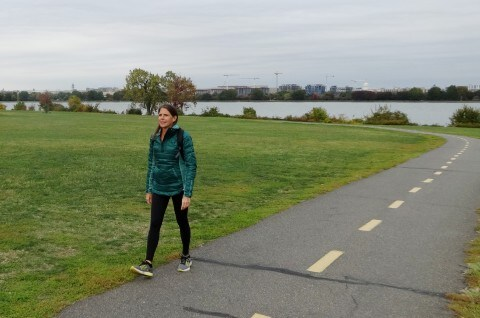
#> input picture images/sample.jpg, 480 x 318 px
$ python RAGs.py
#> lines starting #> are read from the running program, lines starting #| are printed output that depends on the picture
from skimage import io, segmentation
from skimage.future import graph
from matplotlib import pyplot as plt


img = io.imread("images/sample.jpg")
#> img is the input picture: shape (318, 480, 3); mean R, G, B 133.8, 140.1, 118.2
labels = segmentation.slic(img, compactness=30, n_segments=400, start_label=1)
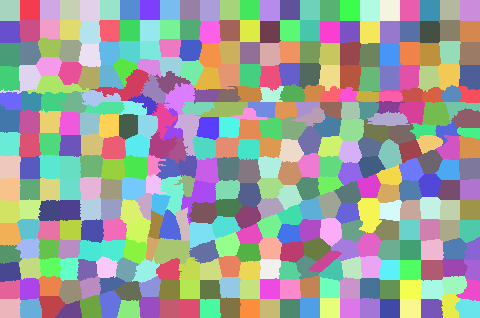
#> labels: shape (318, 480) int64; 374 distinct labels, from 1 to 374; one colour per label, 0 black
g = graph.rag_mean_color(img, labels)

fig, ax = plt.subplots(nrows=2, sharex=True, sharey=True, figsize=(6, 8))

ax[0].set_title('RAG drawn with default settings')
lc = graph.show_rag(labels, g, img, ax=ax[0])
# specify the fraction of the plot area that will be used to draw the colorbar
fig.colorbar(lc, fraction=0.03, ax=ax[0])

ax[1].set_title('RAG drawn with grayscale image and viridis colormap')
lc = graph.show_rag(labels, g, img,
                    img_cmap='gray', edge_cmap='viridis', ax=ax[1])
fig.colorbar(lc, fraction=0.03, ax=ax[1])

for a in ax:
    a.axis('off')

plt.tight_layout()
plt.show()
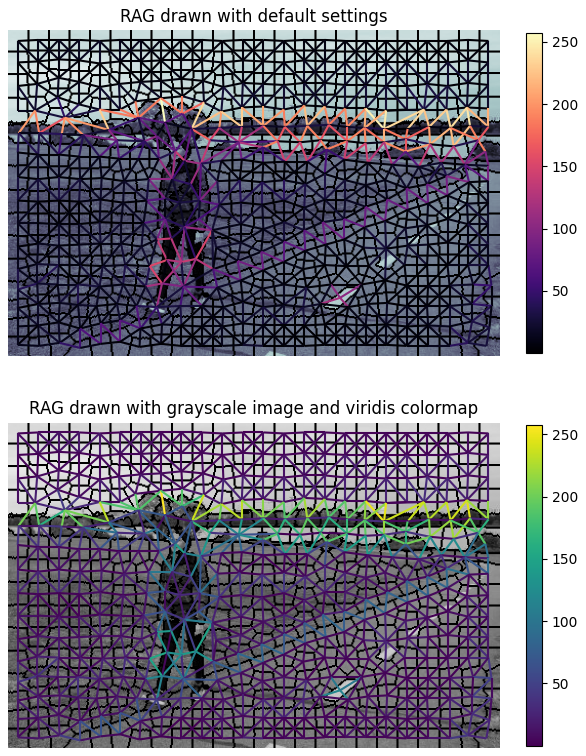
#> figure drawn by matplotlib, 4 panels

$ run again, with images/Leuven1B.jpg copied over images/sample.jpg
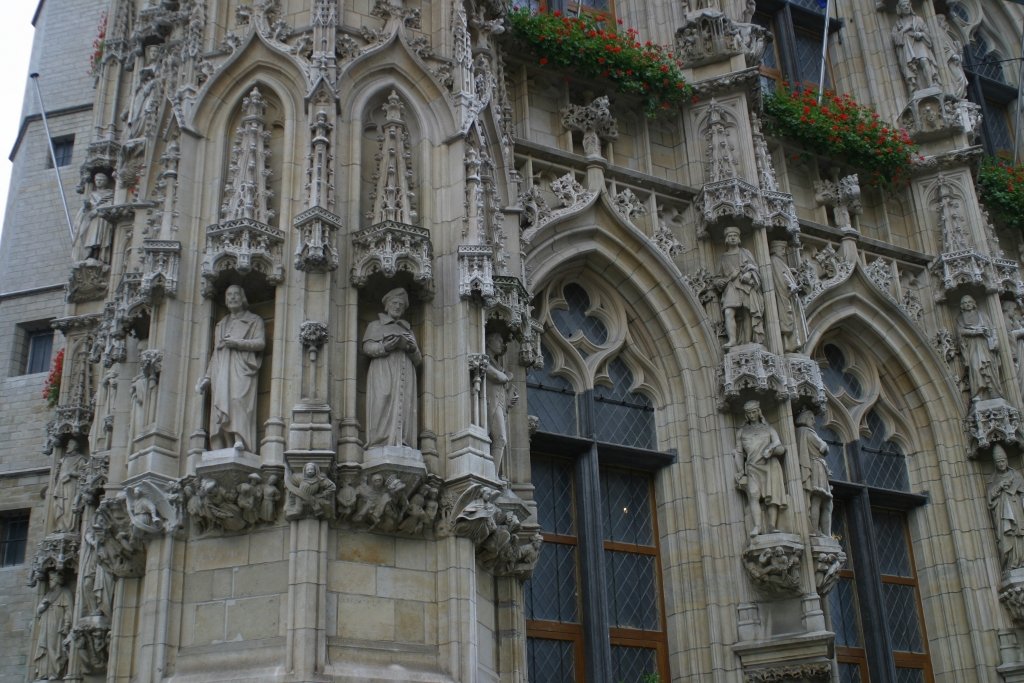
#> input picture images/Leuven1B.jpg, 1024 x 683 px
#> img is the input picture: shape (683, 1024, 3); mean R, G, B 90.9, 92.4, 89.1
#> `labels = segmentation.slic(img, compactness=30, n_segments=400, start_..`:
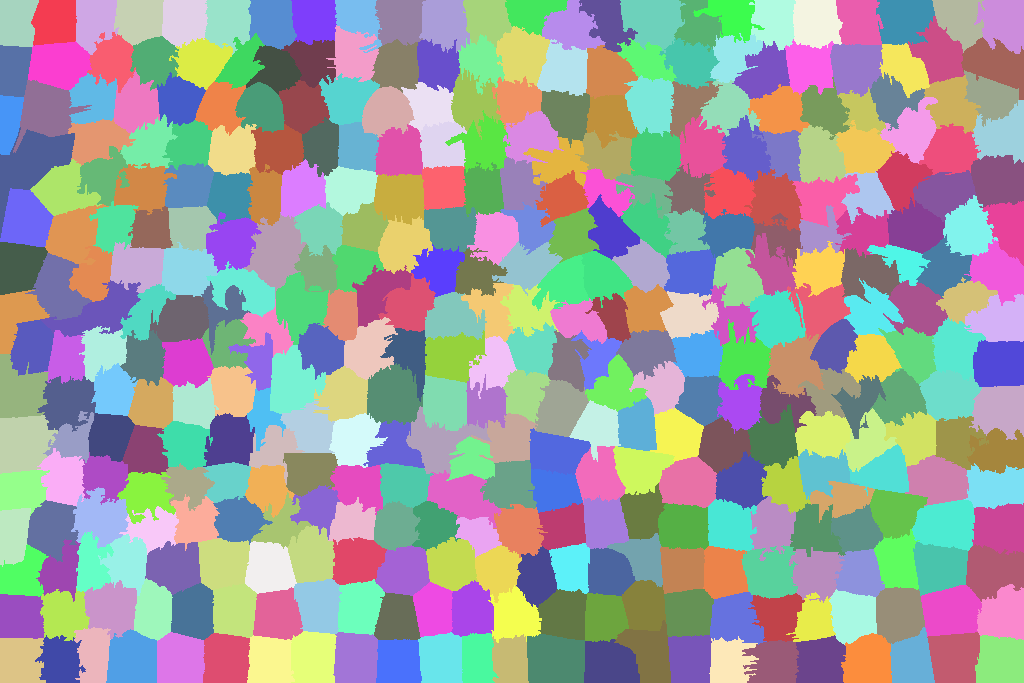
#> labels: shape (683, 1024) int64; 379 distinct labels, from 1 to 379; one colour per label, 0 black
#> `plt.show()`:
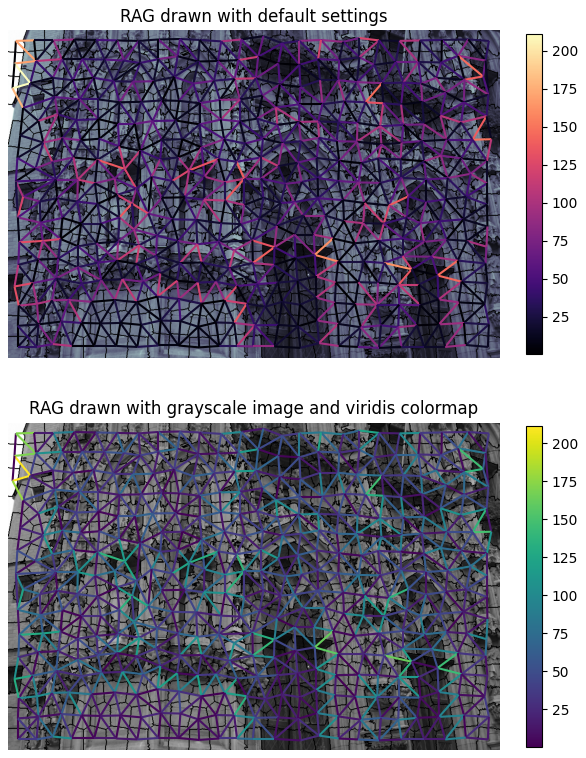
#> figure drawn by matplotlib, 4 panels

$ run again, with images/library1.jpg copied over images/sample.jpg
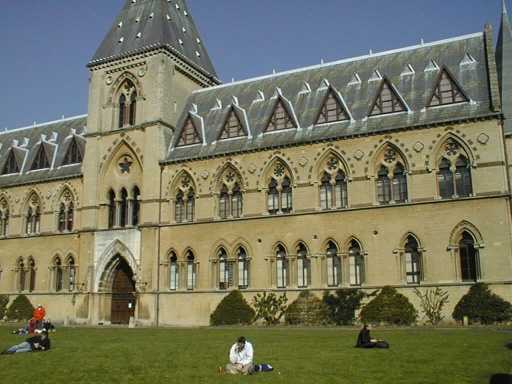
#> input picture images/library1.jpg, 512 x 384 px
#> img is the input picture: shape (384, 512, 3); mean R, G, B 116.2, 117.4, 94.6
#> `labels = segmentation.slic(img, compactness=30, n_segments=400, start_..`:
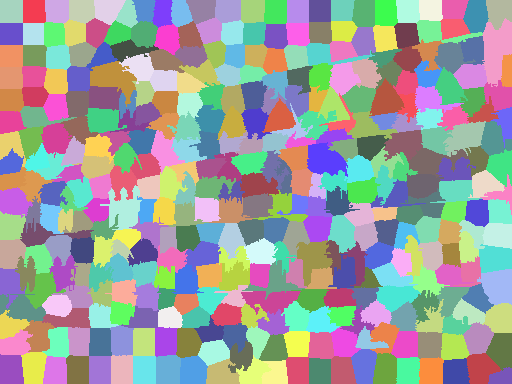
#> labels: shape (384, 512) int64; 372 distinct labels, from 1 to 372; one colour per label, 0 black
#> `plt.show()`:
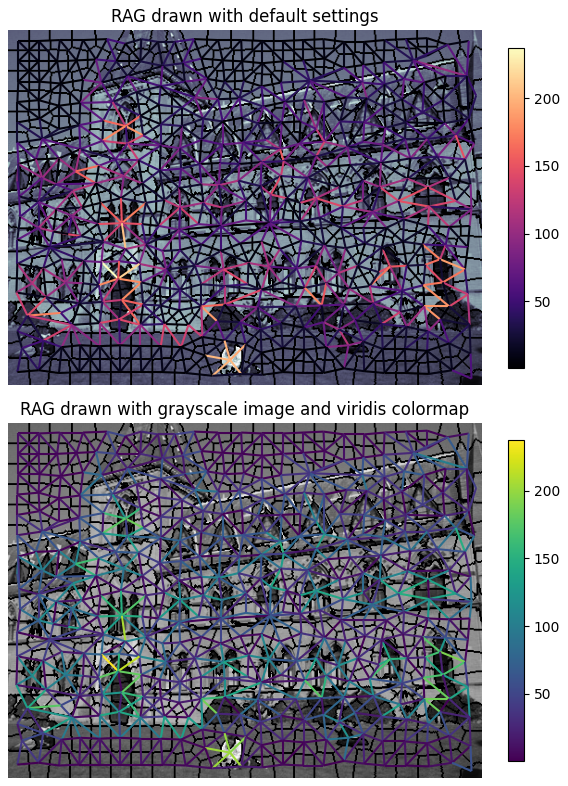
#> figure drawn by matplotlib, 4 panels
